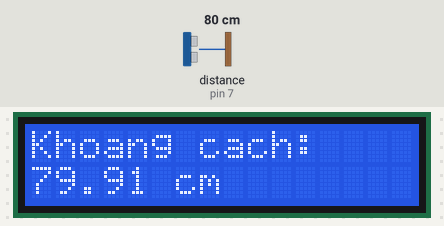
A sketch run on a simulated Arduino Uno, built with avr-gcc and run on an emulated ATmega328P. Shown: 16×2 character LCD. Wiring (inferred from the names in the program): ultrasonic range finder: trigger pin 8; echo pin 7. The test bench sets the inputs (shaded band); at power-on: distance to the obstacle (sensor on pin 7) 80 cm. The echo pulse lasts 58.3 µs per cm.

Above: at 1.2 s.
1.3 s: distance to the obstacle (sensor on pin 7) set to 4 cm
At 2.8 s:
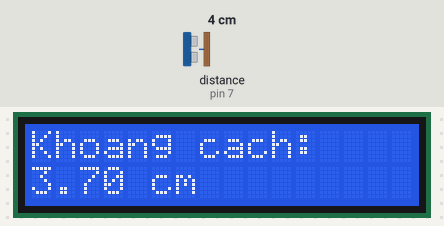
4.5 s: distance to the obstacle (sensor on pin 7) set to 2 cm
At 6.3 s:
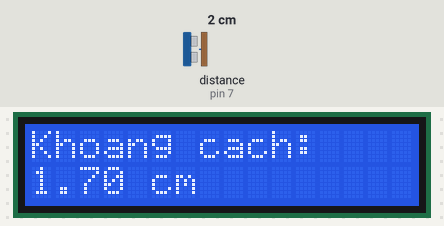
6.6 s: distance to the obstacle (sensor on pin 7) set to 9 cm
At 8.5 s:
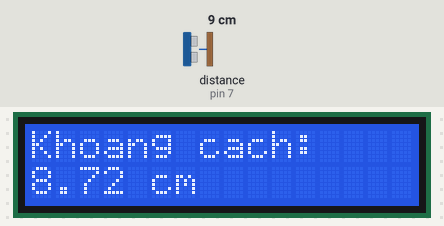
Timing chart, 0 to 10.0 s (numbered marks = the images above; inputs shaded):
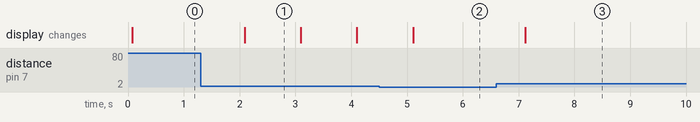

The sketch:

Week7_Thuchanh2_Bai1_a.ino
```cpp
#include <LiquidCrystal.h>
const int echoPin = 7;
const int triggerPin = 8;

const int rs = 12, en = 11, d4 = 5, d5 = 4, d6 = 3, d7 = 2;
LiquidCrystal lcd(rs, en, d4, d5, d6, d7);


void setup() {
  pinMode(echoPin, INPUT);
  pinMode(triggerPin, OUTPUT);
  lcd.begin(16, 2);
}

void loop() {
  digitalWrite(triggerPin, LOW);
  delayMicroseconds(2);
  digitalWrite(triggerPin, HIGH);
  delayMicroseconds(10);
  digitalWrite(triggerPin, LOW);

  long duration = pulseIn(echoPin, HIGH);
  float distance = duration * 0.0344 / 2;

  lcd.clear();
  lcd.setCursor(0,0);
  lcd.print("Khoang cach: ");
  lcd.setCursor(0,1);
  lcd.print(distance);
  lcd.println(" cm");

  delay(1000);
}
```

Measured:
- after the input at 1.3 s, the display: changes after 0.79 s (image 1)
- after the input at 4.5 s, the display: changes after 0.61 s (image 2)
- after the input at 6.6 s, the display: changes after 0.52 s (image 3)
- what the display in image 1 shows lasts 1.0 s, from 2.1 s to 3.1 s
